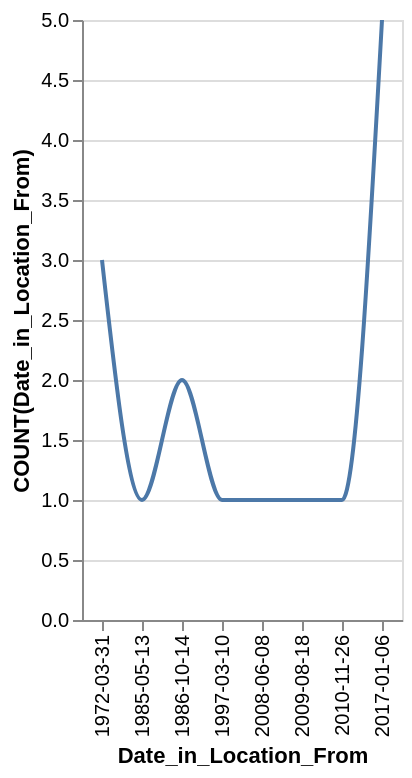

This figure's Vega-Lite source:
### Vega-Lite specification from a JSON file in a GitHub repository (floating-point values rounded to 4 significant figures)
{"data": {"values": [{"x_data": "1972-03-31", "y_data": 3}, {"x_data": "1985-05-13", "y_data": 1}, {"x_data": "1986-10-14", "y_data": 2}, {"x_data": "1997-03-10", "y_data": 1}, {"x_data": "2008-06-08", "y_data": 1}, {"x_data": "2009-08-18", "y_data": 1}, {"x_data": "2010-11-26", "y_data": 1}, {"x_data": "2017-01-06", "y_data": 5}]}, "mark": {"type": "line", "interpolate": "monotone"}, "encoding": {"x": {"field": "x_data", "type": "nominal", "title": "Date_in_Location_From", "sort": "ascending"}, "y": {"field": "y_data", "type": "quantitative", "title": "COUNT(Date_in_Location_From)"}}}
